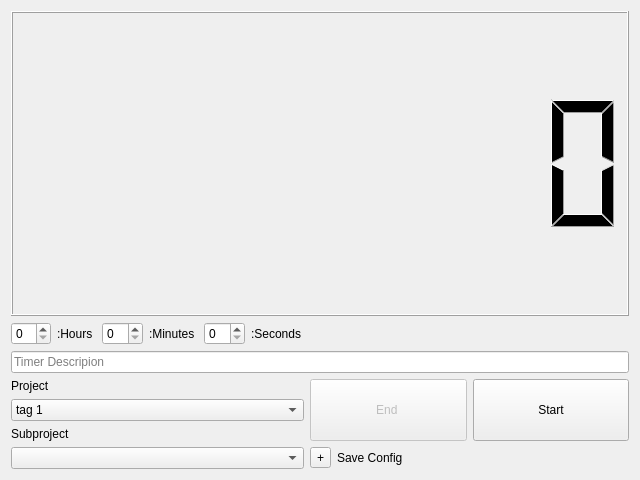
<?xml version="1.0" encoding="UTF-8"?>
<ui version="4.0">
 <class>CountdownTimer</class>
 <widget class="QWidget" name="CountdownTimer">
  <property name="geometry">
   <rect>
    <x>0</x>
    <y>0</y>
    <width>640</width>
    <height>480</height>
   </rect>
  </property>
  <property name="windowTitle">
   <string>Form</string>
  </property>
  <layout class="QGridLayout" name="gridLayout">
   <item row="0" column="0" colspan="3">
    <widget class="QLCDNumber" name="ct_lcd">
     <property name="digitCount">
      <number>8</number>
     </property>
    </widget>
   </item>
   <item row="1" column="0" colspan="3">
    <widget class="QWidget" name="cd_input_widget" native="true">
     <property name="sizePolicy">
      <sizepolicy hsizetype="Preferred" vsizetype="Maximum">
       <horstretch>0</horstretch>
       <verstretch>0</verstretch>
      </sizepolicy>
     </property>
     <layout class="QGridLayout" name="gridLayout_11" rowstretch="0">
      <property name="sizeConstraint">
       <enum>QLayout::SetDefaultConstraint</enum>
      </property>
      <property name="leftMargin">
       <number>0</number>
      </property>
      <property name="topMargin">
       <number>0</number>
      </property>
      <property name="rightMargin">
       <number>0</number>
      </property>
      <property name="bottomMargin">
       <number>0</number>
      </property>
      <property name="verticalSpacing">
       <number>6</number>
      </property>
      <item row="0" column="4">
       <widget class="QSpinBox" name="ct_SecsIn">
        <property name="sizePolicy">
         <sizepolicy hsizetype="Maximum" vsizetype="Fixed">
          <horstretch>0</horstretch>
          <verstretch>0</verstretch>
         </sizepolicy>
        </property>
        <property name="maximum">
         <number>59</number>
        </property>
       </widget>
      </item>
      <item row="0" column="2">
       <widget class="QSpinBox" name="ct_MinsIn">
        <property name="sizePolicy">
         <sizepolicy hsizetype="Maximum" vsizetype="Fixed">
          <horstretch>0</horstretch>
          <verstretch>0</verstretch>
         </sizepolicy>
        </property>
        <property name="maximum">
         <number>59</number>
        </property>
       </widget>
      </item>
      <item row="0" column="0">
       <widget class="QSpinBox" name="ct_HourIn">
        <property name="sizePolicy">
         <sizepolicy hsizetype="Maximum" vsizetype="Fixed">
          <horstretch>0</horstretch>
          <verstretch>0</verstretch>
         </sizepolicy>
        </property>
        <property name="maximum">
         <number>11</number>
        </property>
       </widget>
      </item>
      <item row="0" column="1">
       <widget class="QLabel" name="ct_labelHour">
        <property name="sizePolicy">
         <sizepolicy hsizetype="Maximum" vsizetype="Preferred">
          <horstretch>0</horstretch>
          <verstretch>0</verstretch>
         </sizepolicy>
        </property>
        <property name="text">
         <string>:Hours </string>
        </property>
       </widget>
      </item>
      <item row="0" column="5">
       <widget class="QLabel" name="ct_labelSecs">
        <property name="text">
         <string>:Seconds</string>
        </property>
       </widget>
      </item>
      <item row="0" column="3">
       <widget class="QLabel" name="ct_labelMins">
        <property name="sizePolicy">
         <sizepolicy hsizetype="Maximum" vsizetype="Preferred">
          <horstretch>0</horstretch>
          <verstretch>0</verstretch>
         </sizepolicy>
        </property>
        <property name="text">
         <string>:Minutes </string>
        </property>
       </widget>
      </item>
     </layout>
    </widget>
   </item>
   <item row="2" column="0" colspan="3">
    <widget class="QLineEdit" name="ct_TimerDesc">
     <property name="placeholderText">
      <string>Timer Descripion</string>
     </property>
    </widget>
   </item>
   <item row="3" column="0">
    <widget class="QLabel" name="label_3">
     <property name="sizePolicy">
      <sizepolicy hsizetype="Minimum" vsizetype="Maximum">
       <horstretch>0</horstretch>
       <verstretch>0</verstretch>
      </sizepolicy>
     </property>
     <property name="text">
      <string>Project</string>
     </property>
    </widget>
   </item>
   <item row="3" column="1" rowspan="3" colspan="2">
    <widget class="QWidget" name="widget" native="true">
     <property name="sizePolicy">
      <sizepolicy hsizetype="Minimum" vsizetype="Minimum">
       <horstretch>0</horstretch>
       <verstretch>0</verstretch>
      </sizepolicy>
     </property>
     <layout class="QHBoxLayout" name="horizontalLayout">
      <property name="leftMargin">
       <number>0</number>
      </property>
      <property name="topMargin">
       <number>0</number>
      </property>
      <property name="rightMargin">
       <number>0</number>
      </property>
      <property name="bottomMargin">
       <number>0</number>
      </property>
      <item>
       <widget class="QPushButton" name="ct_EndButton">
        <property name="enabled">
         <bool>false</bool>
        </property>
        <property name="sizePolicy">
         <sizepolicy hsizetype="Minimum" vsizetype="MinimumExpanding">
          <horstretch>0</horstretch>
          <verstretch>0</verstretch>
         </sizepolicy>
        </property>
        <property name="text">
         <string>End </string>
        </property>
       </widget>
      </item>
      <item>
       <widget class="QPushButton" name="ct_PlayPauseButton">
        <property name="sizePolicy">
         <sizepolicy hsizetype="Minimum" vsizetype="Preferred">
          <horstretch>0</horstretch>
          <verstretch>0</verstretch>
         </sizepolicy>
        </property>
        <property name="text">
         <string>Start</string>
        </property>
       </widget>
      </item>
     </layout>
    </widget>
   </item>
   <item row="4" column="0">
    <widget class="QComboBox" name="ct_ProjectCb">
     <property name="currentIndex">
      <number>0</number>
     </property>
     <property name="insertPolicy">
      <enum>QComboBox::InsertAtBottom</enum>
     </property>
     <item>
      <property name="text">
       <string>tag 1</string>
      </property>
     </item>
     <item>
      <property name="text">
       <string comment="3">tag 2</string>
      </property>
     </item>
    </widget>
   </item>
   <item row="5" column="0">
    <widget class="QLabel" name="label_2">
     <property name="sizePolicy">
      <sizepolicy hsizetype="Preferred" vsizetype="Maximum">
       <horstretch>0</horstretch>
       <verstretch>0</verstretch>
      </sizepolicy>
     </property>
     <property name="text">
      <string>Subproject</string>
     </property>
    </widget>
   </item>
   <item row="6" column="0">
    <widget class="QComboBox" name="ct_SubProjectCb">
     <property name="currentText">
      <string/>
     </property>
     <property name="sizeAdjustPolicy">
      <enum>QComboBox::AdjustToContents</enum>
     </property>
     <property name="placeholderText">
      <string>sub project</string>
     </property>
     <item>
      <property name="text">
       <string>New Item</string>
      </property>
     </item>
     <item>
      <property name="text">
       <string>New Item</string>
      </property>
     </item>
     <item>
      <property name="text">
       <string>New Item</string>
      </property>
     </item>
     <item>
      <property name="text">
       <string>New Item</string>
      </property>
     </item>
     <item>
      <property name="text">
       <string>New Item</string>
      </property>
     </item>
    </widget>
   </item>
   <item row="6" column="1">
    <widget class="QToolButton" name="ct_SaveConfig">
     <property name="text">
      <string>+</string>
     </property>
    </widget>
   </item>
   <item row="6" column="2">
    <widget class="QLabel" name="label">
     <property name="text">
      <string>Save Config</string>
     </property>
    </widget>
   </item>
  </layout>
 </widget>
 <resources/>
 <connections/>
</ui>
